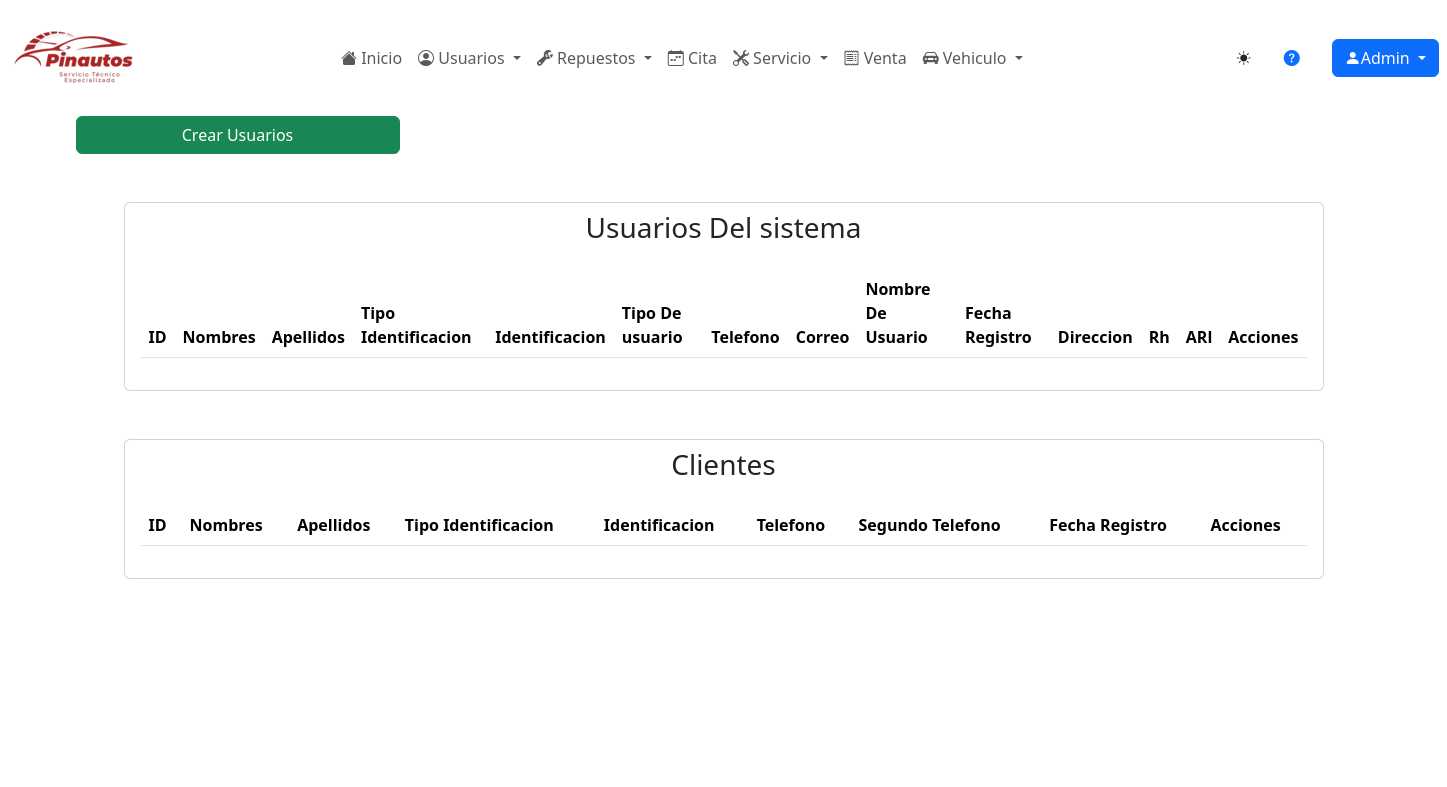
The app's page /usuarios/usuarios/ (signed in), older data.
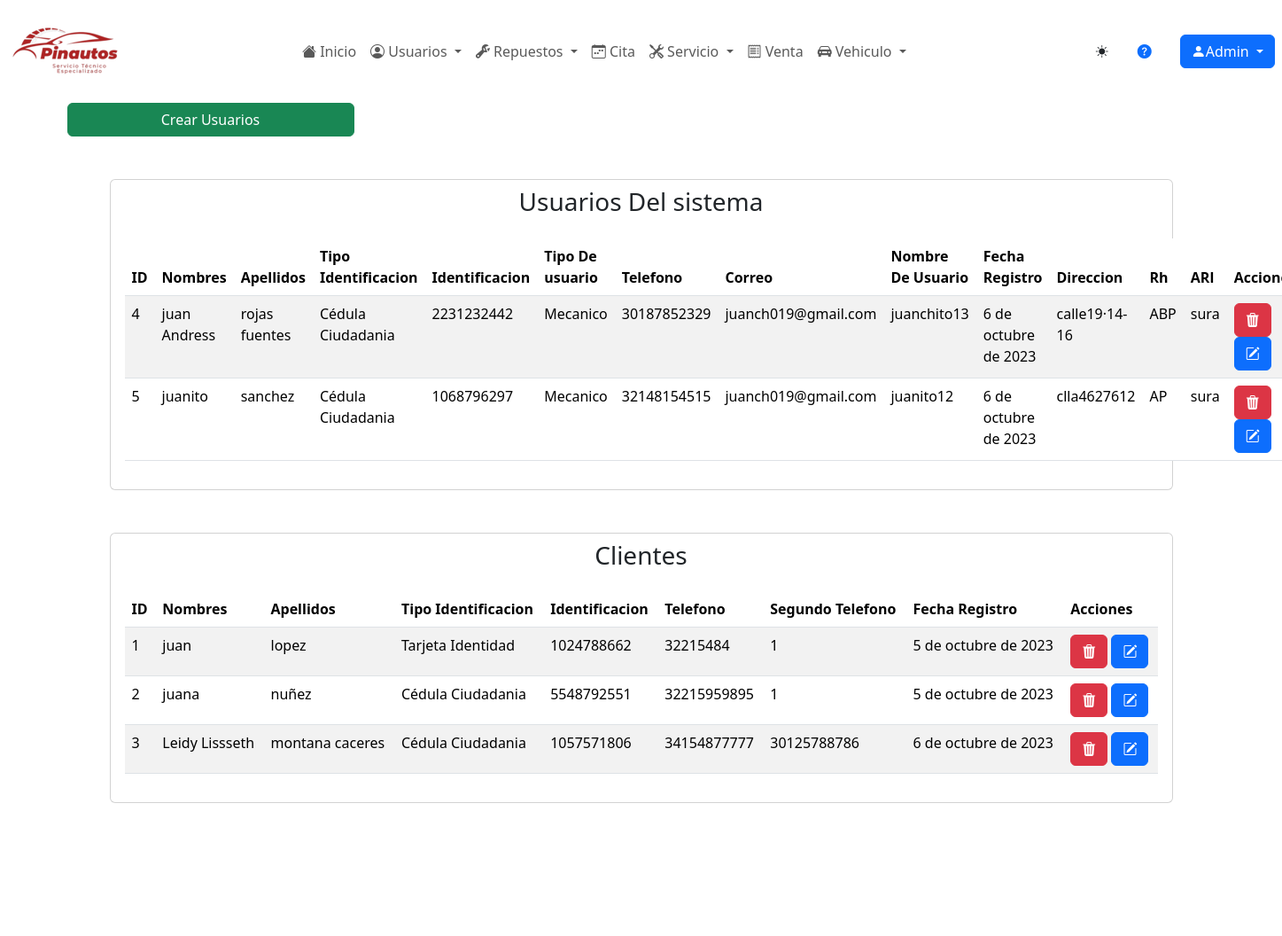
The same page, newer data.
### usuarios/models.py (models this page shows, shortened)
class Usuario(models.Model):
    class TipoUsuario(models.TextChoices):
        ADMINISTRADOR = 'Administrador', _("Administrador")
        SECRETARIA = 'Secretaria', _("Secretaria")
        MECANICO = 'Mecanico', _("Mecanico")
        CLIENTE = 'Cliente', _("Cliente")
    tipo_usuario = models.CharField(max_length=13, choices=TipoUsuario.choices, verbose_name="Tipo Usuario", default=TipoUsuario.CLIENTE, blank=False)
    nombres = models.CharField(max_length=30, verbose_name="Nombres", default='', blank=False, validators=[alphabetic_validator])
    apellidos = models.CharField(max_length=30, verbose_name="Apellidos", default='', blank=False, validators=[alphabetic_validator])
    class TipoIdentificacion(models.TextChoices):
        CEDULA = 'Cédula Ciudadania', _("Cédula Ciudadania")
        TARJETA = 'Tarjeta Identidad', _("Tarjeta de Identidad")
        CEDULA_EXTRANJERIA = 'Cédula Extrangería', _("Cédula de Extrangería")
    tipo_identificacion = models.CharField(max_length=18, choices=TipoIdentificacion.choices, verbose_name="Tipo de identificacion", default=TipoIdentificacion.CEDULA, blank=False)
    identificacion = models.CharField(max_length=10, verbose_name="Identificacion", default='', validators=[numeric_validator], unique=True, blank=False)
    telefono = models.CharField(max_length=11, verbose_name="Telefono", validators=[numeric_validator], blank=False)
    telefono2 = models.CharField(max_length=11, verbose_name="Segundo Telefono", validators=[numeric_validator], blank=False)
    nombreusuario = models.CharField(max_length=20, verbose_name="Nombre De Usuario", blank=True, default='')
    correo_personal = models.EmailField(max_length=50, verbose_name="Correo Personal", blank=True, default='')
    contraseña = models.CharField(max_length=20, verbose_name="Contraseña", blank=True, default='')
    confirmarcontraseña = models.CharField(max_length=20, verbose_name="Confirmar Contraseña", blank=True, default='')
    direccion = models.CharField(max_length=50, verbose_name="Dirección", blank=True)
    fecha_registro = models.DateField(verbose_name="Fecha de Registro", help_text="MM/DD/AAAA", auto_now_add=True,)
    class RH(models.TextChoices):
        OP = 'OP', _("O+")
        ON = 'ON', _("O-")
        AP = 'AP', _("A+")
        AN = 'AN', _("A-")
        BP = 'BP', _("B+")
        BN = 'BN', _("B-")
        ABP = 'ABP', _("AB+")
        ABN = 'ABN', _("AB-")
    rh = models.CharField(max_length=3, choices=RH.choices, verbose_name="Factor RH", blank=True)
    class Estado(models.TextChoices):
        ACTIVO = '1', _("Activo")
        INACTIVO = '0', _("Inactivo")
    estado = models.CharField(max_length=2, choices=Estado.choices, default=Estado.ACTIVO, verbose_name="Estado", blank=False)
    arl = models.ForeignKey(Arl, on_delete=models.SET_NULL, null=True, blank=True, verbose_name="ARL")
    class Meta:
        verbose_name_plural = "usuarios"

class Arl(models.Model):
    nombre_arl= models.CharField(max_length=20,verbose_name="Nombre Arl",blank=False,validators=[alphabetic_validator])
    telefono_arl= models.CharField(max_length=13,verbose_name="Telefono Arl",validators=[numeric_validator],blank=False)
    correo_arl= models.EmailField(max_length=50,verbose_name="Correo Arl",blank=False)
    fecha_inicioafi= models.DateField(verbose_name="Fecha de Inicio Afiliacion", help_text="MM/DD/AAAA")
    fecha_vencimientoafi= models.DateField(verbose_name="Fecha De Vencimiento Afiliacion", help_text="MM/DD/AAAA")
    class Meta:
        verbose_name_plural ="arls"

### usuarios/views.py (the view)
# urls.py: path('usuarios/', usuario_listar, name="usuarios" ),
@login_required
def usuario_listar(request):
    titulo = "Usuarios"
    modulo = "Usuarios"
    usuarios = Usuario.objects.all()
    usuarios_cliente = usuarios.filter(tipo_usuario=Usuario.TipoUsuario.CLIENTE)
    otros_usuarios = usuarios.exclude(tipo_usuario=Usuario.TipoUsuario.CLIENTE)
    context = {
        "titulo": titulo,
        "modulo": modulo,
        "usuarios_cliente": usuarios_cliente,
        "otros_usuarios": otros_usuarios,
    }
    return render(request, "usuarios/usuario/listar.html", context)

### base/templates/usuarios/usuario/listar.html (shortened to what this page needs)
{% extends 'partials/body.html' %}
{% load static %}
{% block contenido %}
<body>
    <a href="{% url 'usuarios-crear' %}" class="btn btn-success w-25">Crear {{titulo}}</a>
    <div class="card fondcard m-5">
        <h3 class="text-center m-2">Usuarios Del sistema</h3>
        <div class="card-body">
            <table id="example" class="table table-striped nowrap" style="width:100%">
                <thead>
                    <tr>
                        <th>ID</th>
                        <th>Nombres</th>
                        <th>Apellidos</th>
                        <th>Tipo Identificacion</th>
                        <th>Identificacion</th>
                        <th>Tipo De usuario</th>
                        <th>Telefono</th>
                        <th>Correo</th>
                        <th>Nombre De Usuario</th>
                        <th>Fecha Registro</th>
                        <th>Direccion</th>
                        <th>Rh</th>
                        <th>ARl</th>
                        <th>Acciones</th>
                    </tr>
                </thead>
                <tbody>
                    {% for usuario in otros_usuarios %}
                    <tr>
                        <td>{{usuario.id}}</td>
                        <td>{{usuario.nombres}}</td>
                        <td>{{usuario.apellidos}}</td>
                        <td>{{usuario.tipo_identificacion}}</td>
                        <td>{{usuario.identificacion}}</td>
                        <td>{{usuario.tipo_usuario}}</td>
                        <td>{{usuario.telefono}}</td>
                        <td>{{usuario.correo_personal}}</td>
                        <td>{{usuario.nombreusuario}}</td>
                        <td>{{usuario.fecha_registro}}</td>
                        <td>{{usuario.direccion}}</td>
                        <td>{{usuario.rh }}</td>
                        <td>{{usuario.arl.nombre_arl}}</td>
                        <td>
                            <button type="button" onclick="changeURL('{{usuario.id}}')" data-taller-pinautos="{{usuario.id}}" class="btnEliminar btn btn-danger" data-bs-toggle="modal" data-bs-target="#modalConf">
                                <i class="bi bi-trash3-fill"></i>
                            </button>
                            <a class="btn btn-primary" href="{% url 'usuarios-modificar' usuario.id %}">
                                <i class="bi bi-pencil-square"></i>
                            </a>
                        </td>
                    </tr>
                    {% endfor %}
                </tbody>
            </table>
        </div>
    </div>
    <div class="card fondcard m-5">
        <h3 class="text-center m-2">Clientes</h3>
        <div class="card-body">
            <table id="example2" class="table table-striped nowrap" style="width:100%">
                <thead>
                    <tr>
                        <th>ID</th>
                        <th>Nombres</th>
                        <th>Apellidos</th>
                        <th>Tipo Identificacion</th>
                        <th>Identificacion</th>
                        <th>Telefono</th>
                        <th>Segundo Telefono</th>
                        <th>Fecha Registro</th>
                        <th>Acciones</th>
                    </tr>
                </thead>
                <tbody>
                    {% for usuario in usuarios_cliente %}
                    <tr>
                        <td>{{usuario.id}}</td>
                        <td>{{usuario.nombres}}</td>
                        <td>{{usuario.apellidos}}</td>
                        <td>{{usuario.tipo_identificacion}}</td>
                        <td>{{usuario.identificacion}}</td>
                        <td>{{usuario.telefono}}</td>
                        <td>{{usuario.telefono2}}</td>
                        <td>{{usuario.fecha_registro}}</td>
                        <td>
                            <button type="button" onclick="changeURL('{{usuario.id}}')" data-taller-pinautos="{{usuario.id}}" class="btnEliminar btn btn-danger" data-bs-toggle="modal" data-bs-target="#modalConf">
                                <i class="bi bi-trash3-fill"></i>
                            </button>
                            <a class="btn btn-primary" href="{% url 'usuarios-modificar' usuario.id %}">
                                <i class="bi bi-pencil-square"></i>
                            </a>
                        </td>
                    </tr>
                    {% endfor %}
                </tbody>
            </table>
        </div>
    </div>
</body>
{% endblock contenido %}

### base/templates/partials/body.html (shortened to what this page needs)
{% load static %}
{% load django_bootstrap5 %}
<!DOCTYPE html>
<html lang="es">
  <head>
    {% bootstrap_css %} {% bootstrap_javascript %}
    <link rel="stylesheet" href="{% static 'css/body.css' %}">
    <link rel="stylesheet" href="{% static 'node_modules/bootstrap/dist/css/bootstrap.min.css' %}" />
    <link rel="stylesheet" href="{% static 'node_modules/sweetalert2/dist/sweetalert2.min.css' %}" />
    <link rel="stylesheet" href="{% static 'node_modules/sweetalert2/dist/sweetalert2.min.css' %}" />
    <link rel="stylesheet" href="{% static 'node_modules/bootstrap-icons/font/bootstrap-icons.css' %}" />
    <link rel="stylesheet" href="{% static 'css/tablas/cdn.datatables.net_1.13.6_css_dataTables.bootstrap5.min.css' %}" />
    <link rel="stylesheet" href="{% static 'css/tablas/cdn.datatables.net_buttons_2.4.2_css_buttons.dataTables.min.css' %}" />
    <link rel="stylesheet" href="{% static 'css/tablas/cdn.datatables.net_responsive_2.5.0_css_responsive.bootstrap5.min.css' %}" />
  </head>
<body{% if request.session.theme == 'dark' %}class="theme-dark"{% else %}class="theme-light"{% endif %} class="color" id="texto">
  {% include 'partials/header.html' %}
    <div class=" container ">
      {% block contenido %}
      {% endblock contenido %}
    </div>
  {% include 'partials/modal.html'%}
  {% include 'partials/footer.html' %}
</body>
</html>

### base/templates/partials/header.html (shortened to what this page needs)
{% load static %}
<head>
  <link rel="stylesheet" href="{% static 'css/homepage/headerandfooterpagehome.css' %}">
</head>
<body>
  <nav class="navbar navbar-expand-md fondoheader textcolor">
  <div class="container-fluid">
    <a class="navbar-brand" href="{% url 'index' %}">
      <img src="{% static 'img/Logos/LogoHeader.png' %}" alt="Pinautos">
    </a>
    <div class="collapse navbar-collapse justify-content-center" id="menu">
      <ul class="navbar-nav ">
        <li class="nav-item ">
          <a href="{% url 'index' %}" class="nav-link textcolor"><i class="bi bi-house-fill"></i> Inicio</a>
        </li>
        <li class="nav-item dropdown ">
          <a class="nav-link dropdown-toggle textcolor" href="#" id="navbarDropdown1" role="button" data-bs-toggle="dropdown" aria-expanded="false">
            <i class="bi bi-person-circle"></i> Usuarios
          </a>
        </li>
        <li class="nav-item dropdown">
          <a class="nav-link dropdown-toggle textcolor" href="#" id="navbarDropdown2" role="button" data-bs-toggle="dropdown" aria-expanded="false">
            <i class="bi bi-wrench-adjustable"></i> Repuestos
          </a>
        </li>
        <li class="nav-item">
          <a class="nav-link textcolor" href="{% url 'citas' %}">
            <i class="bi bi-calendar-week"></i> Cita
          </a>
        </li>
        <li class="nav-item dropdown">
          <a class="nav-link dropdown-toggle textcolor" href="#" id="navbarDropdown4" role="button" data-bs-toggle="dropdown" aria-expanded="false">
            <i class="bi bi-tools"></i> Servicio
          </a>
        </li>
        <li class="nav-item">
          <a class="nav-link textcolor" href="{% url 'ventas' %}">
            <i class="bi bi-receipt"></i> Venta
          </a>
        </li>
        <li class="nav-item dropdown">
          <a class="nav-link dropdown-toggle textcolor" href="#" id="navbarDropdown6" role="button" data-bs-toggle="dropdown" aria-expanded="false">
            <i class="bi bi-car-front-fill"></i> Vehiculo
          </a>
        </li>
      </ul>
    </div>
  </div>
  <button id="tema-toggle" class="btn btn-sm fondboton ms-2">
    <i class="bi bi-sun-fill" id="icono-sol"></i>
  </button>
  <a href="{% url 'Manualayudaclientes' %}" class=" text-decoration-none m-4 textcolor"><i class="bi bi-question-circle-fill"></i></a>
  <div class="btn-group m-2">
    <button type="button" class="btn btn-primary dropdown-toggle" data-bs-toggle="dropdown" aria-haspopup="true" aria-expanded="false">
      <i class="bi bi-person-fill"></i>{{ user.username|title }}
    </button>
  </div>
</nav>

### base/templates/partials/modal.html (shortened to what this page needs)
{% load static %}
<head>
  <link rel="stylesheet" href="{% static 'css/model.css' %}">
</head>
<body>
</body>

### base/templates/partials/scripts.html (shortened to what this page needs)
{% load static %}

### base/templates/partials/footer.html (shortened to what this page needs)
{% load django_bootstrap5 %}
{% load static %}
<link rel="stylesheet" href="{% static 'css/footer.css' %}">
<footer class="fondfooter text-white pt-5 pb-4">
    <div class="container text center text-md-start">
        <div class="text-center mb-2">
            <p class="text-footer">
            </p>
        </div>
    </div>
</footer>

### static/css/body.css (style rules this page uses)
body { position: relative; padding-bottom: 115px; min-height: 100vh; }

### static/css/footer.css (style rules this page uses)
.fondfooter { margin-top: auto; position: absolute; bottom: 0%; width: 100%; }

Row changes from the older to the newer data that the page shows:
added Usuario: id "4", nombres "juan Andress", apellidos "rojas fuentes", tipo_identificacion "Cédula Ciudadania", identificacion "2231232442", tipo_usuario "Mecanico", telefono "30187852329", correo_personal "juanch019@gmail.com", nombreusuario "juanchito13", fecha_registro "6 de octubre de 2023", direccion "calle19·14-16", rh "ABP", arl.nombre_arl "sura", shown under "Usuarios Del sistema"
added Usuario: id "5", nombres "juanito", apellidos "sanchez", tipo_identificacion "Cédula Ciudadania", identificacion "1068796297", tipo_usuario "Mecanico", telefono "32148154515", correo_personal "juanch019@gmail.com", nombreusuario "juanito12", fecha_registro "6 de octubre de 2023", direccion "clla4627612", rh "AP", arl.nombre_arl "sura", shown under "Usuarios Del sistema"
added Usuario: id "1", nombres "juan", apellidos "lopez", tipo_identificacion "Tarjeta Identidad", identificacion "1024788662", telefono "32215484", telefono2 "1", fecha_registro "5 de octubre de 2023", shown under "Clientes"
added Usuario: id "2", nombres "juana", apellidos "nuñez", tipo_identificacion "Cédula Ciudadania", identificacion "5548792551", telefono "32215959895", telefono2 "1", fecha_registro "5 de octubre de 2023", shown under "Clientes"
added Usuario: id "3", nombres "Leidy Lissseth", apellidos "montana caceres", tipo_identificacion "Cédula Ciudadania", identificacion "1057571806", telefono "34154877777", telefono2 "30125788786", fecha_registro "6 de octubre de 2023", shown under "Clientes"
